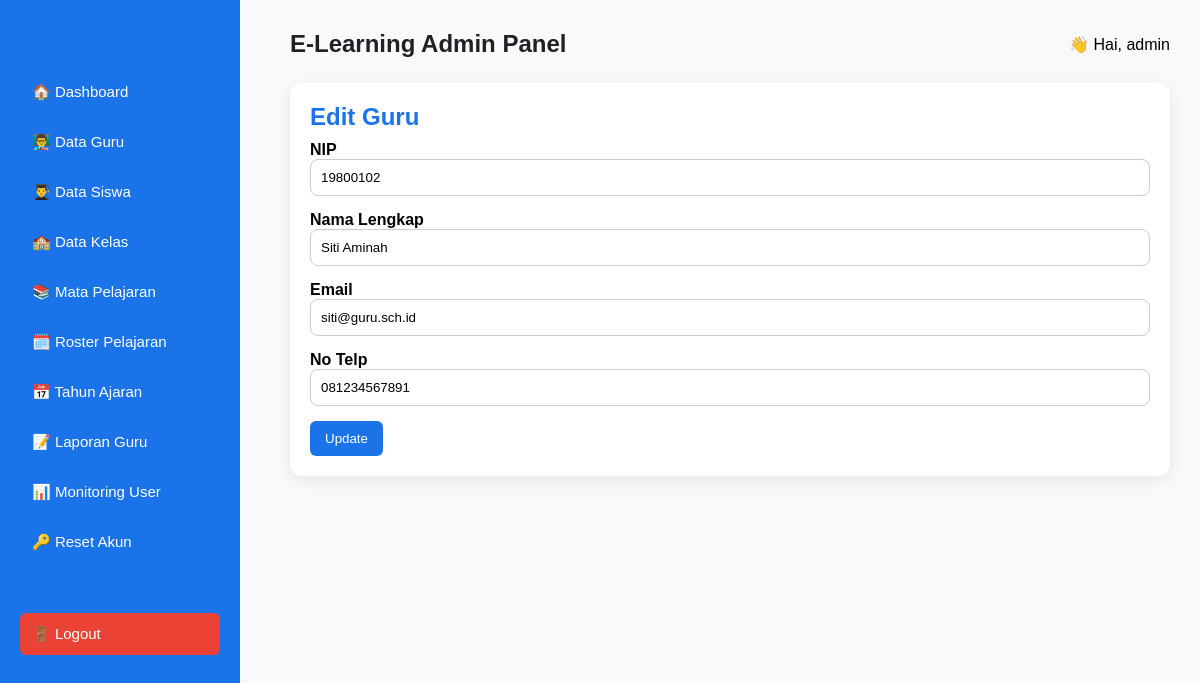
/views/admin/guru_edit.php?id=2 (signed in), run on the app's committed database.
### tables this page shows
CREATE TABLE `guru` (
  `id` int(11) NOT NULL,
  `nip` varchar(20) NOT NULL,
  `nama_lengkap` varchar(100) NOT NULL,
  `email` varchar(100) DEFAULT NULL,
  `no_telp` varchar(15) DEFAULT NULL,
  `id_kelas_wali` int(11) DEFAULT NULL
);

### views/admin/guru_edit.php (the view, shortened to what this page needs)
<?php
include "../../config.php";
$id = $_GET['id'];
$d = mysqli_fetch_assoc(mysqli_query($conn, "SELECT * FROM guru WHERE id='$id'"));
?>
<!DOCTYPE html>
<html>
<head>
<link rel="stylesheet" href="../../assets/css/style.css">
</head>
<body>
<?php include "sidebar.php"; ?>
<div class="content">
<?php include "header.php"; ?>
<div class="card">
    <h2>Edit Guru</h2>
    <form action="guru_edit_process.php" method="POST">
        <label>NIP</label>
        <input type="text" name="nip" value="<?= $d['nip']; ?>" required>
        <label>Nama Lengkap</label>
        <input type="text" name="nama" value="<?= $d['nama_lengkap']; ?>" required>
        <label>Email</label>
        <input type="email" name="email" value="<?= $d['email']; ?>">
        <label>No Telp</label>
        <input type="text" name="telp" value="<?= $d['no_telp']; ?>">
        <button type="submit" class="btn">Update</button>
    </form>
</div>
</div>
</body>
</html>

### assets/css/style.css (style rules this page uses)
* { box-sizing: border-box; }
body { margin:0; padding:0; font-family:'Poppins', sans-serif; background:#F8F9FA; }
h2 { margin:0 0 10px; color:#1A73E8; }
.content { margin-left:260px; padding:30px; }
.card { background:white; padding:20px; border-radius:12px; box-shadow:0 4px 15px rgba(0,0,0,0.08); margin-bottom:20px; }
.btn { appearance: none; display:inline-block; padding:10px 15px; background:#1A73E8; color:white; text-decoration:none; font-family: inherit; border: 0; border-radius:6px; }
form input { width:100%; padding:10px; border:1px solid #ccc; margin-bottom:15px; border-radius:8px; }
label { font-weight:600; }
form input { width:100%; padding:10px; margin-bottom:15px; border-radius:8px; border:1px solid #ccc; }

### data on the page
guru: nip "19800102", nama "Siti Aminah", email "siti@guru.sch.id", telp "081234567891"

### other printed values
$_SESSION['username'] "admin"
